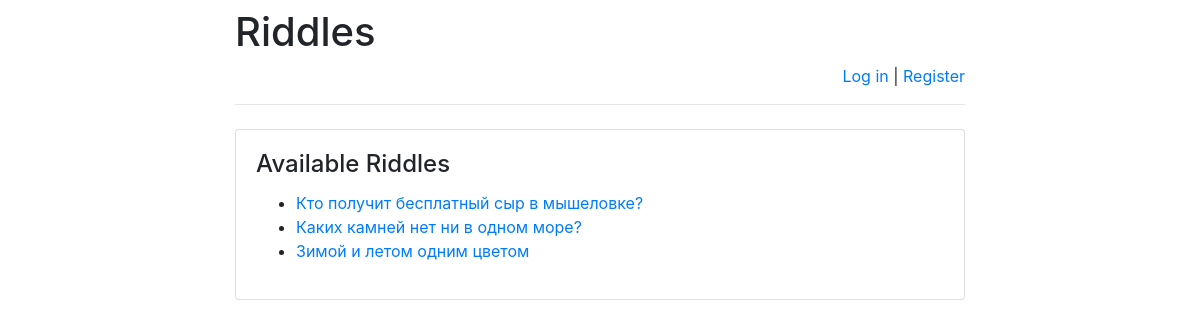
/riddles/, run on the app's committed database.
### riddles/models.py (models this page shows)
class Riddle(models.Model):
    riddle_text = models.CharField(max_length=255)
    pub_date = models.DateTimeField('date published')

### riddles/views.py (the view)
# urls.py: path(r'', views.index, name='index'),
def index(request):
    message = None
    if "message" in request.GET:
        message = request.GET["message"]
    return render(
        request,
        "index.html",
        {
            "latest_riddles":
                Riddle.objects.order_by('-pub_date')[:5],
            "message": message
        }
    )

### templates/index.html (shortened to what this page needs)
{% extends 'base.html' %}
{% block main %}
    <h4 class="card-title">Available Riddles</h4>
    {% if latest_riddles %}
        <ul>
            {% for riddle in latest_riddles %}
                <li>
                    <a href="/riddles/{{ riddle.id }}/">
                        {{ riddle.riddle_text }}
                    </a>
                </li>
            {% endfor %}
        </ul>
    {% else %}
        <p>No riddles are available right now.</p>
    {% endif %}
{% endblock %}

### data on the page
Riddle: riddle_text "Кто получит бесплатный сыр в мышеловке?"
Riddle: riddle_text "Каких камней нет ни в одном море?"
Riddle: riddle_text "Зимой и летом одним цветом"
